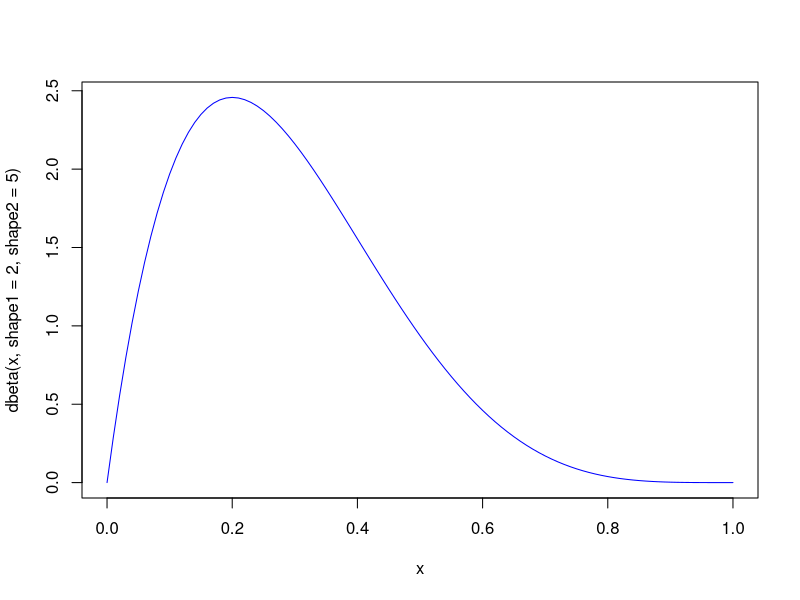
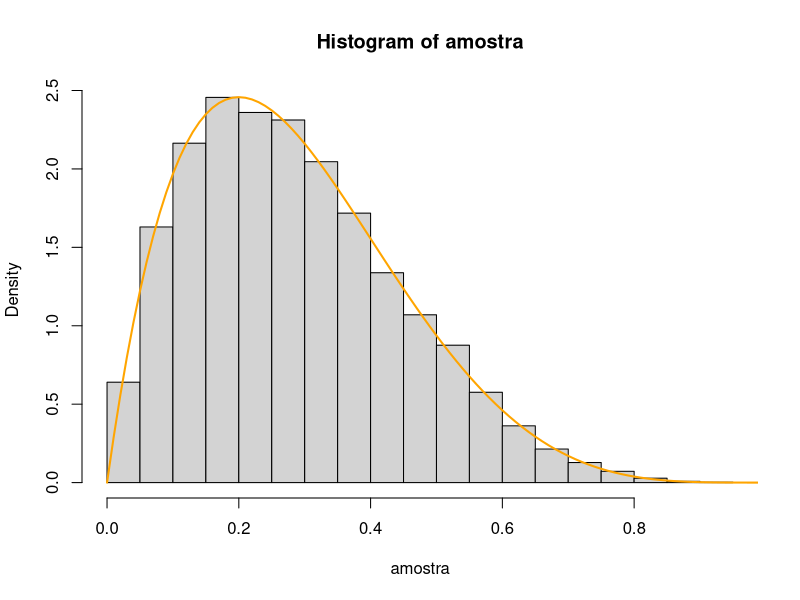
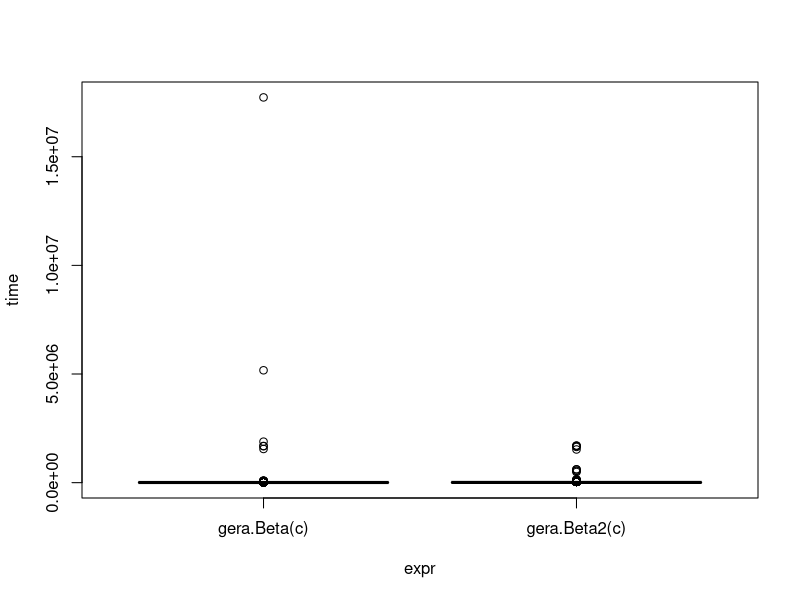
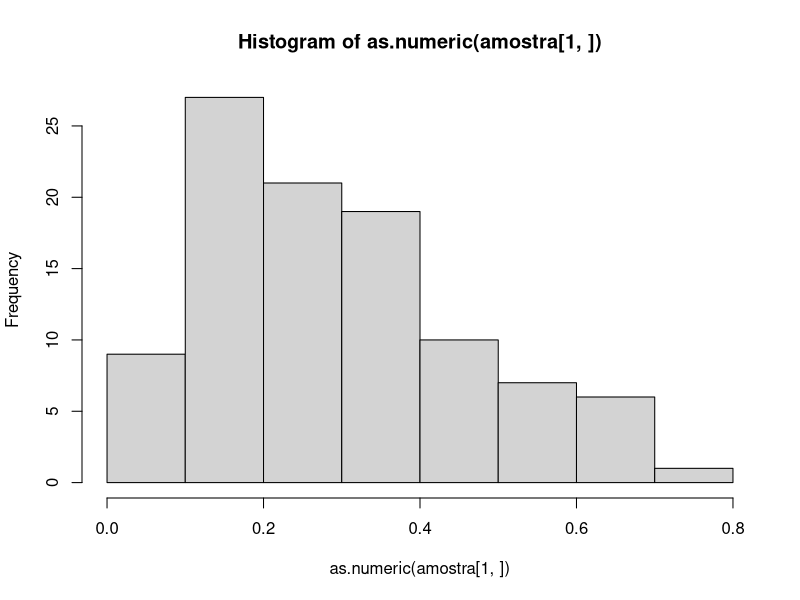

Reproduce these figures in R, in order.
# Objetivo: Simular F com fdp f
# Distribuição alternativa G, com fdp g ( algoritmo eficiente como gerador de g )

# (1) Gerar Y distribuído como G
# Exemplo
curve(dbeta(x, shape1 = 2, shape2 = 5), from = 0, to=1, col="blue")
moda<-(2-1)/(2+5-2)
c<-dbeta(0.2, shape1 = 2, shape2=5)
# A função G vai ser uma uniforme(0,1)

# (2) Gerar U independente de Y

# (3) Se U <= (f(y)/cg(y)) entao X=Y(aceito)
  #       CC. retornar ao passo 1


set.seed(666)
y<-runif(1)
y
u<-runif(1)
u

0.197<=(dbeta(y, 2,5)/(c*dunif(y)))

gera.Beta<-function(c)
{
  y<-runif(1)
  u<-runif(1)
  while(!u<=(dbeta(y, 2,5)/(c*dunif(y))))
  {
    y<-runif(1)
    u<-runif(1)
  }
  return(y)
}
gera.Beta(c)

gera.Beta2<-function(c)
{
  y<-runif(1)
  u<-runif(1)
  razao<-(dbeta(y, 2,5)/(c*dunif(y)))
  ifelse(u<=razao,y, gera.Beta2(c))
}

amostra<-replicate(10000,gera.Beta2(c))
hist(amostra, freq = F)
curve(dbeta(x, shape1 = 2, shape2 = 5), from = 0, to=1, col="orange", add=T, lwd=2)

objeto<-microbenchmark::microbenchmark(gera.Beta(c),gera.Beta2(c), times=10000)
plot(objeto)


# Quantas rodadas para obter 10000
cont<-1
gera.Beta<-function(c)
{
  y<-runif(1)
  u<-runif(1)
  while(!u<=(dbeta(y, 2,5)/(c*dunif(y))))
  {
    y<-runif(1)
    u<-runif(1)
    cont<-cont+1
  }
  return(list(y,cont))
}
gera.Beta(c)
amostra<-replicate(100,gera.Beta(c))
str(amostra)
hist(as.numeric(amostra[1,]))
contador<-sum(as.numeric(amostra[2,]))
contador


# Verificar o aproveitamento dos pontos com um gráfico
# Plotar todos os pontos discriminando por simbolo os pontos que foram aceitos
# dos que nao foram, circulo aberto os que foram aceitos, cruz para os rejeitados
# y vs. c*g(y), com 10 pontos.


gera.Beta<-function(c)
{
  y<-runif(1)
  u<-runif(1)
  while(!u<=(dbeta(y, 2,5)/(c*dunif(y))))
  {
    y<-runif(1)
    u<-runif(1)
    cont<-cont+1
  }
  return(list(y, c*g(y)))
}




